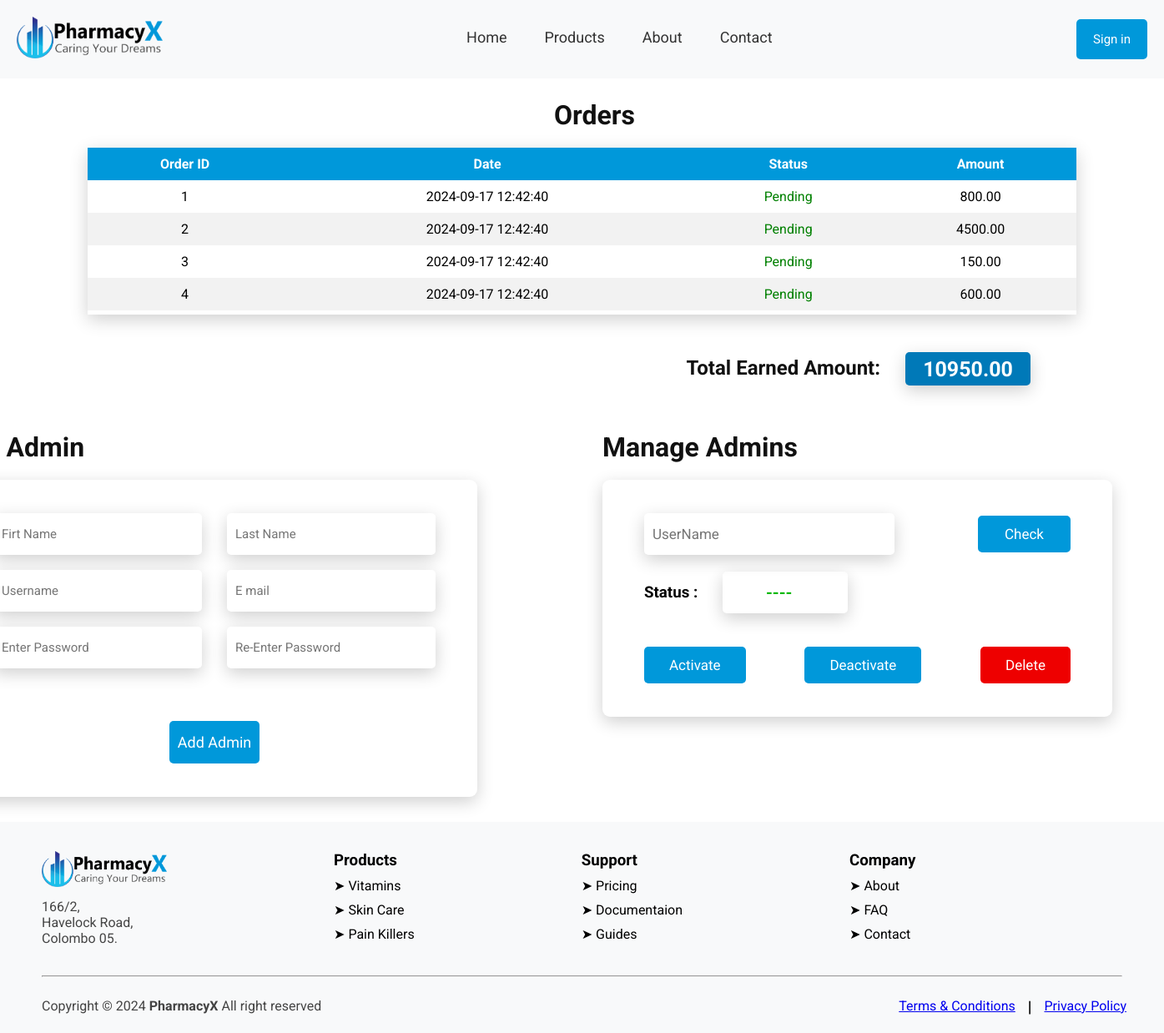
/manager_DB.php, run on an earlier commit of the app's database.
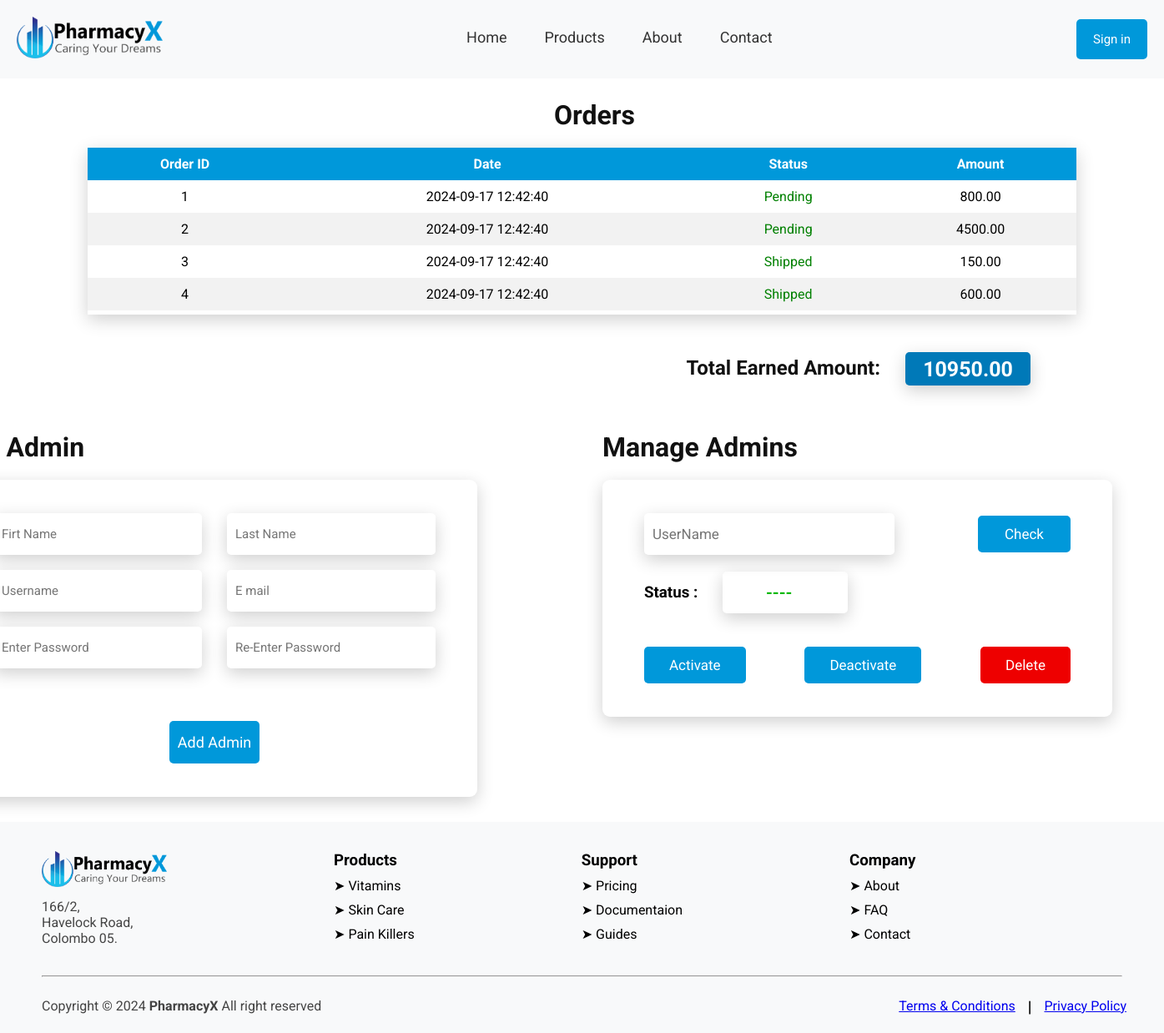
And on a later commit of the database.
### tables this page shows
CREATE TABLE `Orders` (
  `order_id` int(11) NOT NULL,
  `user_name` varchar(100) DEFAULT NULL,
  `order_status` enum('Pending','Shipped','Delivered') DEFAULT 'Pending',
  `order_type` enum('Prescription','General') DEFAULT NULL,
  `qty` int(11) DEFAULT NULL,
  `receiver_name` varchar(255) DEFAULT NULL,
  `street` varchar(100) DEFAULT NULL,
  `city` varchar(100) DEFAULT NULL,
  `postal_code` varchar(10) DEFAULT NULL,
  `prescription_url` varchar(255) DEFAULT NULL,
  `product_id` int(11) DEFAULT NULL,
  `Order_total` decimal(10,2) DEFAULT NULL,
  `order_date` timestamp NOT NULL DEFAULT current_timestamp()
);

### manager_DB.php (the view, shortened to what this page needs)
<?php
$AdminStatus = '----';
$inputValue = '';
$sql = "SELECT SUM(Order_total) AS totalAmount FROM orders";
$result = mysqli_query($Connection, $sql);
if(mysqli_num_rows($result) > 0){
  $row = mysqli_fetch_assoc($result);
  $totalAmount = $row['totalAmount'];
}
?>
<!DOCTYPE html>
<html lang="en">
<head>
  <link rel="stylesheet" href="./CSS/index.css">
  <link rel="stylesheet" href="./CSS/manager_DB.css">
</head>
<body>
  <?php include("./header.php"); ?>
  <div class="manager-dashboard-container">
    <div class="orders-container">
        <h1 class="manager-headings">Orders</h1>
      <div class="order-table-container">
          <table class="order-table">
            <tr>
              <th class="order-table-heading">Order ID</th>
              <th class="order-table-heading">Date</th>
              <th class="order-table-heading">Status</th>
              <th class="order-table-heading">Amount</th>
            </tr>
            <?php
              $sql = "SELECT * FROM orders;";
              $result = mysqli_query($Connection, $sql);
              if(mysqli_num_rows($result) > 0){
                while($row = $result -> fetch_assoc()){
                  $orderId = $row['order_id'];
                  $date = $row['order_date'];
                  $status = $row['order_status'];
                  $total = $row['Order_total'];
                  echo "<tr>
                        <td>$orderId</td>
                        <td>$date</td>
                        <td class=status-result>$status</td>
                        <td>$total</td>
                      </tr>";
                }
            }else{
              echo "<tr>
                      <td colspan = '8'>No Orders Found</td>
                    </tr>";
            }
            ?>
          </table>
      </div>
    </div>
    <div class="total-amount-container">
      <h2 class="total-amount-heading">Total Earned Amount: </h2>
      <div  class="total-amount-show-box">
        <h3 class="total-amount"><?php echo $totalAmount ?></h3>
      </div>
    </div>
    <div class="manage-admin-container">
      <div class="add-admin-container">
        <h1 class="manager-headings">Add Admin</h1>
        <div class="admin-form-container">
          <form action="manager_DB.php" method="POST">
            <div class="admin-form">
              <div class="form-rows">
                <input type="text" class="form-input-box" placeholder="Firt Name" name="firstname">
                <input type="text" class="form-input-box-right" placeholder="Last Name" name="lastname">
              </div>
              <div class="form-rows">
                <input type="text" class="form-input-box" placeholder="Username" name="username">
                <input type="text" class="form-input-box-right " placeholder="E mail" name="email">
              </div>
              <div class="form-rows">
                <input type="password" class="form-input-box enter-password" placeholder="Enter Password" name="userpassword">
                <input type="password" class="form-input-box-right re-enter-password" placeholder="Re-Enter Password" onkeyup= "checkPassword();">
              </div>
              <div class="add-admin-button-container">
                <button type="submit" class="add-admin-button" name="addAdmin">Add Admin</button>
              </div>
            </div>
          </form>
        </div>
      </div>
      <div class="control-admins">
        <h1 class="check-admin-heading">Manage Admins</h1>
        <div class="control-admin-form">
          <form action="manager_DB.php" method="POST">
            <div class="check-admin">
                <input type="text" class="check-admin-input" placeholder="UserName" name="adminInput" value= "<?php echo $inputValue; ?>">
                <button type="submit" class="check-admin-button" name="check">Check</button>
            </div>
            <div class="admin-satus-container">
              <h3 class="status-heading">Status : </h3>
              <div class="admin-status"><?php echo $AdminStatus ?></div>
            </div>
            <div class="admin-control-buttons">
              <button class="activate" name="activate">Activate</button>
              <button class="deactivate" name="deactivate">Deactivate</button>
              <button class="delete" name="delete">Delete</button>
            </div>
          </form>
        </div>
      </div>
    </div>
  </div>
  <?php include("./footer.php"); ?>
</body>
</html>

What changed in the data, as far as the page shows it:
changed orders id 3: order_status "Pending" → "Shipped"
changed orders id 4: order_status "Pending" → "Shipped"
